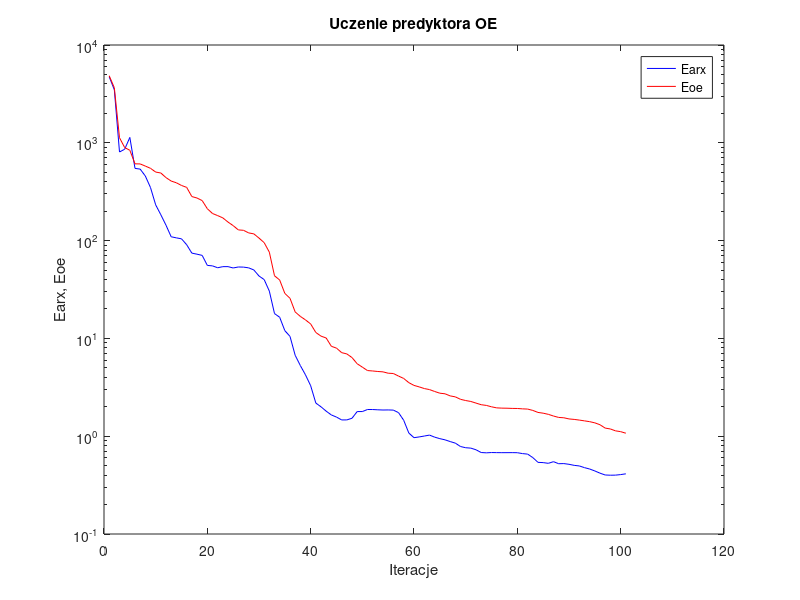
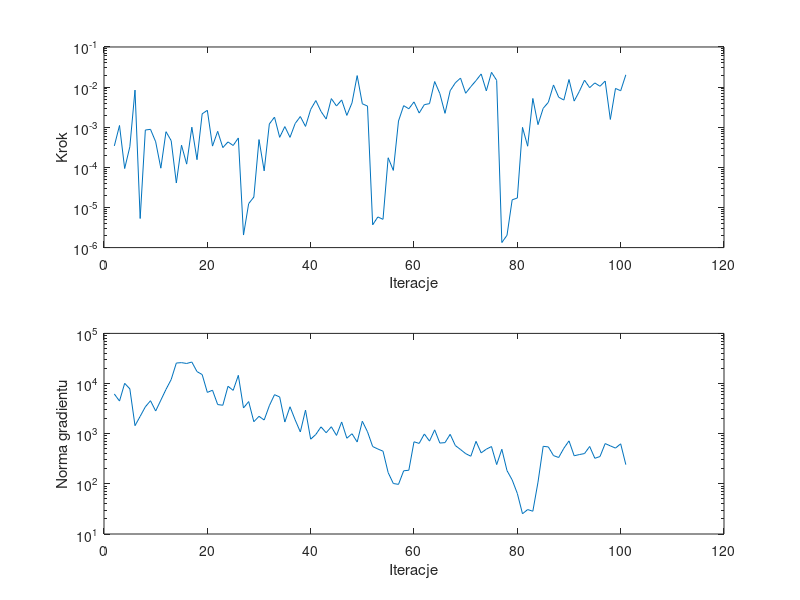

Write MATLAB code to recreate these figures, in order.
%uczenie predyktora oe
clear all;
n=0; farx(n+1)=4.744312e+003; foe(n+1)=4.854381e+003; wspucz(n+1)=0.000000e+000; ng(n+1)=0.000000e+000;
%odnowa zmiennej metryki
n=1; farx(n+1)=3.483778e+003; foe(n+1)=3.653098e+003; krok(n+1)=3.423805e-004; ng(n+1)=6.187213e+003;
n=2; farx(n+1)=8.053790e+002; foe(n+1)=1.126539e+003; krok(n+1)=1.104943e-003; ng(n+1)=4.474002e+003;
n=3; farx(n+1)=8.593523e+002; foe(n+1)=8.944430e+002; krok(n+1)=9.339144e-005; ng(n+1)=1.009768e+004;
n=4; farx(n+1)=1.135182e+003; foe(n+1)=8.387418e+002; krok(n+1)=3.254643e-004; ng(n+1)=7.845307e+003;
n=5; farx(n+1)=5.476479e+002; foe(n+1)=6.094629e+002; krok(n+1)=8.427741e-003; ng(n+1)=1.446539e+003;
n=6; farx(n+1)=5.382927e+002; foe(n+1)=6.081456e+002; krok(n+1)=5.306198e-006; ng(n+1)=2.219170e+003;
n=7; farx(n+1)=4.575240e+002; foe(n+1)=5.781503e+002; krok(n+1)=8.522221e-004; ng(n+1)=3.431785e+003;
n=8; farx(n+1)=3.485428e+002; foe(n+1)=5.483987e+002; krok(n+1)=8.861138e-004; ng(n+1)=4.547875e+003;
n=9; farx(n+1)=2.320798e+002; foe(n+1)=5.021868e+002; krok(n+1)=4.338408e-004; ng(n+1)=2.832295e+003;
n=10; farx(n+1)=1.837345e+002; foe(n+1)=4.911975e+002; krok(n+1)=9.531131e-005; ng(n+1)=4.661437e+003;
n=11; farx(n+1)=1.436411e+002; foe(n+1)=4.406214e+002; krok(n+1)=7.740461e-004; ng(n+1)=7.646135e+003;
n=12; farx(n+1)=1.094720e+002; foe(n+1)=4.064234e+002; krok(n+1)=4.630782e-004; ng(n+1)=1.201485e+004;
n=13; farx(n+1)=1.066715e+002; foe(n+1)=3.902490e+002; krok(n+1)=4.073849e-005; ng(n+1)=2.566061e+004;
n=14; farx(n+1)=1.043036e+002; foe(n+1)=3.662451e+002; krok(n+1)=3.569431e-004; ng(n+1)=2.610764e+004;
n=15; farx(n+1)=9.076556e+001; foe(n+1)=3.501816e+002; krok(n+1)=1.203557e-004; ng(n+1)=2.512545e+004;
n=16; farx(n+1)=7.448035e+001; foe(n+1)=2.820972e+002; krok(n+1)=1.002892e-003; ng(n+1)=2.684952e+004;
n=17; farx(n+1)=7.262650e+001; foe(n+1)=2.725593e+002; krok(n+1)=1.553088e-004; ng(n+1)=1.729951e+004;
n=18; farx(n+1)=7.062506e+001; foe(n+1)=2.564981e+002; krok(n+1)=2.156451e-003; ng(n+1)=1.510861e+004;
n=19; farx(n+1)=5.577168e+001; foe(n+1)=2.118229e+002; krok(n+1)=2.641497e-003; ng(n+1)=6.656080e+003;
n=20; farx(n+1)=5.514942e+001; foe(n+1)=1.892517e+002; krok(n+1)=3.383827e-004; ng(n+1)=7.362594e+003;
n=21; farx(n+1)=5.276898e+001; foe(n+1)=1.801213e+002; krok(n+1)=7.905261e-004; ng(n+1)=3.809830e+003;
n=22; farx(n+1)=5.415823e+001; foe(n+1)=1.707165e+002; krok(n+1)=3.105922e-004; ng(n+1)=3.690832e+003;
n=23; farx(n+1)=5.419268e+001; foe(n+1)=1.547145e+002; krok(n+1)=4.302795e-004; ng(n+1)=8.818996e+003;
n=24; farx(n+1)=5.249962e+001; foe(n+1)=1.422990e+002; krok(n+1)=3.505202e-004; ng(n+1)=7.314031e+003;
n=25; farx(n+1)=5.373749e+001; foe(n+1)=1.286380e+002; krok(n+1)=5.405350e-004; ng(n+1)=1.457663e+004;
%odnowa zmiennej metryki
n=26; farx(n+1)=5.356386e+001; foe(n+1)=1.274421e+002; krok(n+1)=2.056671e-006; ng(n+1)=3.256512e+003;
n=27; farx(n+1)=5.265434e+001; foe(n+1)=1.198619e+002; krok(n+1)=1.248150e-005; ng(n+1)=4.374273e+003;
n=28; farx(n+1)=5.010172e+001; foe(n+1)=1.172076e+002; krok(n+1)=1.814366e-005; ng(n+1)=1.734169e+003;
n=29; farx(n+1)=4.345184e+001; foe(n+1)=1.060973e+002; krok(n+1)=4.927090e-004; ng(n+1)=2.220271e+003;
n=30; farx(n+1)=3.996329e+001; foe(n+1)=9.528658e+001; krok(n+1)=8.176967e-005; ng(n+1)=1.874508e+003;
n=31; farx(n+1)=3.044272e+001; foe(n+1)=7.618533e+001; krok(n+1)=1.202286e-003; ng(n+1)=3.613371e+003;
n=32; farx(n+1)=1.794583e+001; foe(n+1)=4.369410e+001; krok(n+1)=1.786211e-003; ng(n+1)=5.998573e+003;
n=33; farx(n+1)=1.645097e+001; foe(n+1)=3.953999e+001; krok(n+1)=5.598060e-004; ng(n+1)=5.403008e+003;
n=34; farx(n+1)=1.200140e+001; foe(n+1)=2.884630e+001; krok(n+1)=1.037622e-003; ng(n+1)=1.707668e+003;
n=35; farx(n+1)=1.048720e+001; foe(n+1)=2.571278e+001; krok(n+1)=5.591620e-004; ng(n+1)=3.444519e+003;
n=36; farx(n+1)=6.721998e+000; foe(n+1)=1.864695e+001; krok(n+1)=1.239336e-003; ng(n+1)=1.884634e+003;
n=37; farx(n+1)=5.276189e+000; foe(n+1)=1.678573e+001; krok(n+1)=1.846469e-003; ng(n+1)=1.083004e+003;
n=38; farx(n+1)=4.234818e+000; foe(n+1)=1.545874e+001; krok(n+1)=1.047905e-003; ng(n+1)=2.959116e+003;
n=39; farx(n+1)=3.279871e+000; foe(n+1)=1.404893e+001; krok(n+1)=2.774090e-003; ng(n+1)=7.777861e+002;
n=40; farx(n+1)=2.181146e+000; foe(n+1)=1.149114e+001; krok(n+1)=4.620452e-003; ng(n+1)=9.653405e+002;
n=41; farx(n+1)=1.998320e+000; foe(n+1)=1.055256e+001; krok(n+1)=2.474886e-003; ng(n+1)=1.368309e+003;
n=42; farx(n+1)=1.803340e+000; foe(n+1)=1.009811e+001; krok(n+1)=1.597633e-003; ng(n+1)=1.044965e+003;
n=43; farx(n+1)=1.649720e+000; foe(n+1)=8.308069e+000; krok(n+1)=5.172508e-003; ng(n+1)=1.375486e+003;
n=44; farx(n+1)=1.568375e+000; foe(n+1)=7.953317e+000; krok(n+1)=3.382411e-003; ng(n+1)=9.244905e+002;
n=45; farx(n+1)=1.466796e+000; foe(n+1)=7.150028e+000; krok(n+1)=4.790962e-003; ng(n+1)=1.714162e+003;
n=46; farx(n+1)=1.467395e+000; foe(n+1)=6.939913e+000; krok(n+1)=1.970836e-003; ng(n+1)=8.118132e+002;
n=47; farx(n+1)=1.525757e+000; foe(n+1)=6.368933e+000; krok(n+1)=4.046033e-003; ng(n+1)=9.984100e+002;
n=48; farx(n+1)=1.786071e+000; foe(n+1)=5.506075e+000; krok(n+1)=1.936662e-002; ng(n+1)=6.822677e+002;
n=49; farx(n+1)=1.786454e+000; foe(n+1)=5.083817e+000; krok(n+1)=3.840117e-003; ng(n+1)=1.773285e+003;
n=50; farx(n+1)=1.875316e+000; foe(n+1)=4.689486e+000; krok(n+1)=3.367365e-003; ng(n+1)=1.092202e+003;
%odnowa zmiennej metryki
n=51; farx(n+1)=1.873809e+000; foe(n+1)=4.645029e+000; krok(n+1)=3.690681e-006; ng(n+1)=5.547953e+002;
n=52; farx(n+1)=1.861638e+000; foe(n+1)=4.588182e+000; krok(n+1)=5.807097e-006; ng(n+1)=4.953407e+002;
n=53; farx(n+1)=1.852657e+000; foe(n+1)=4.549170e+000; krok(n+1)=5.062902e-006; ng(n+1)=4.482647e+002;
n=54; farx(n+1)=1.856070e+000; foe(n+1)=4.406213e+000; krok(n+1)=1.733806e-004; ng(n+1)=1.672448e+002;
n=55; farx(n+1)=1.848171e+000; foe(n+1)=4.376968e+000; krok(n+1)=8.388029e-005; ng(n+1)=1.015119e+002;
n=56; farx(n+1)=1.742963e+000; foe(n+1)=4.120503e+000; krok(n+1)=1.427772e-003; ng(n+1)=9.769678e+001;
n=57; farx(n+1)=1.457176e+000; foe(n+1)=3.896770e+000; krok(n+1)=3.446556e-003; ng(n+1)=1.820288e+002;
n=58; farx(n+1)=1.076699e+000; foe(n+1)=3.527225e+000; krok(n+1)=2.883948e-003; ng(n+1)=1.869817e+002;
n=59; farx(n+1)=9.658239e-001; foe(n+1)=3.306658e+000; krok(n+1)=4.279083e-003; ng(n+1)=6.897158e+002;
n=60; farx(n+1)=9.831148e-001; foe(n+1)=3.193742e+000; krok(n+1)=2.257553e-003; ng(n+1)=6.403552e+002;
n=61; farx(n+1)=1.003926e+000; foe(n+1)=3.069969e+000; krok(n+1)=3.657312e-003; ng(n+1)=9.876755e+002;
n=62; farx(n+1)=1.026517e+000; foe(n+1)=2.996886e+000; krok(n+1)=3.870712e-003; ng(n+1)=7.113922e+002;
n=63; farx(n+1)=9.777533e-001; foe(n+1)=2.865802e+000; krok(n+1)=1.376948e-002; ng(n+1)=1.193597e+003;
n=64; farx(n+1)=9.442274e-001; foe(n+1)=2.752456e+000; krok(n+1)=6.907945e-003; ng(n+1)=6.507267e+002;
n=65; farx(n+1)=9.179887e-001; foe(n+1)=2.714564e+000; krok(n+1)=2.220021e-003; ng(n+1)=6.636698e+002;
n=66; farx(n+1)=8.815645e-001; foe(n+1)=2.583521e+000; krok(n+1)=8.128862e-003; ng(n+1)=9.715894e+002;
n=67; farx(n+1)=8.494259e-001; foe(n+1)=2.524716e+000; krok(n+1)=1.278285e-002; ng(n+1)=5.803622e+002;
n=68; farx(n+1)=7.843448e-001; foe(n+1)=2.383087e+000; krok(n+1)=1.680437e-002; ng(n+1)=4.841268e+002;
n=69; farx(n+1)=7.623713e-001; foe(n+1)=2.315826e+000; krok(n+1)=7.032104e-003; ng(n+1)=4.004146e+002;
n=70; farx(n+1)=7.553533e-001; foe(n+1)=2.265539e+000; krok(n+1)=1.027490e-002; ng(n+1)=3.554845e+002;
n=71; farx(n+1)=7.263976e-001; foe(n+1)=2.180573e+000; krok(n+1)=1.450364e-002; ng(n+1)=7.040282e+002;
n=72; farx(n+1)=6.810302e-001; foe(n+1)=2.099119e+000; krok(n+1)=2.128042e-002; ng(n+1)=4.148137e+002;
n=73; farx(n+1)=6.762305e-001; foe(n+1)=2.064488e+000; krok(n+1)=8.053672e-003; ng(n+1)=4.916504e+002;
n=74; farx(n+1)=6.807026e-001; foe(n+1)=1.998531e+000; krok(n+1)=2.334578e-002; ng(n+1)=5.543825e+002;
n=75; farx(n+1)=6.792983e-001; foe(n+1)=1.948684e+000; krok(n+1)=1.473291e-002; ng(n+1)=2.423702e+002;
%odnowa zmiennej metryki
n=76; farx(n+1)=6.786118e-001; foe(n+1)=1.936459e+000; krok(n+1)=1.336511e-006; ng(n+1)=4.894372e+002;
n=77; farx(n+1)=6.787785e-001; foe(n+1)=1.932773e+000; krok(n+1)=2.026605e-006; ng(n+1)=1.836798e+002;
n=78; farx(n+1)=6.792001e-001; foe(n+1)=1.924034e+000; krok(n+1)=1.552186e-005; ng(n+1)=1.197960e+002;
n=79; farx(n+1)=6.780928e-001; foe(n+1)=1.920918e+000; krok(n+1)=1.720017e-005; ng(n+1)=6.425746e+001;
n=80; farx(n+1)=6.639792e-001; foe(n+1)=1.904041e+000; krok(n+1)=9.915259e-004; ng(n+1)=2.532414e+001;
n=81; farx(n+1)=6.559957e-001; foe(n+1)=1.893931e+000; krok(n+1)=3.363588e-004; ng(n+1)=3.071439e+001;
n=82; farx(n+1)=6.040348e-001; foe(n+1)=1.834522e+000; krok(n+1)=5.214412e-003; ng(n+1)=2.846362e+001;
n=83; farx(n+1)=5.401882e-001; foe(n+1)=1.750097e+000; krok(n+1)=1.161194e-003; ng(n+1)=1.082145e+002;
n=84; farx(n+1)=5.370373e-001; foe(n+1)=1.719419e+000; krok(n+1)=2.957629e-003; ng(n+1)=5.606358e+002;
n=85; farx(n+1)=5.281334e-001; foe(n+1)=1.673209e+000; krok(n+1)=4.175393e-003; ng(n+1)=5.449490e+002;
n=86; farx(n+1)=5.489799e-001; foe(n+1)=1.607839e+000; krok(n+1)=1.131031e-002; ng(n+1)=3.658792e+002;
n=87; farx(n+1)=5.232766e-001; foe(n+1)=1.555644e+000; krok(n+1)=5.608324e-003; ng(n+1)=3.352267e+002;
n=88; farx(n+1)=5.247697e-001; foe(n+1)=1.543262e+000; krok(n+1)=4.751121e-003; ng(n+1)=5.118010e+002;
n=89; farx(n+1)=5.160396e-001; foe(n+1)=1.501829e+000; krok(n+1)=1.547432e-002; ng(n+1)=7.190616e+002;
n=90; farx(n+1)=5.034592e-001; foe(n+1)=1.485114e+000; krok(n+1)=4.483426e-003; ng(n+1)=3.629294e+002;
n=91; farx(n+1)=4.963977e-001; foe(n+1)=1.461475e+000; krok(n+1)=7.809264e-003; ng(n+1)=3.836229e+002;
n=92; farx(n+1)=4.769389e-001; foe(n+1)=1.434856e+000; krok(n+1)=1.488559e-002; ng(n+1)=4.014691e+002;
n=93; farx(n+1)=4.618513e-001; foe(n+1)=1.408364e+000; krok(n+1)=9.683632e-003; ng(n+1)=5.563402e+002;
n=94; farx(n+1)=4.411846e-001; foe(n+1)=1.369381e+000; krok(n+1)=1.270603e-002; ng(n+1)=3.233008e+002;
n=95; farx(n+1)=4.188716e-001; foe(n+1)=1.309682e+000; krok(n+1)=1.048329e-002; ng(n+1)=3.506025e+002;
n=96; farx(n+1)=4.012517e-001; foe(n+1)=1.210360e+000; krok(n+1)=1.417782e-002; ng(n+1)=6.354922e+002;
n=97; farx(n+1)=3.991751e-001; foe(n+1)=1.186110e+000; krok(n+1)=1.564230e-003; ng(n+1)=5.717629e+002;
n=98; farx(n+1)=3.999155e-001; foe(n+1)=1.134467e+000; krok(n+1)=9.267996e-003; ng(n+1)=5.164218e+002;
n=99; farx(n+1)=4.050616e-001; foe(n+1)=1.113095e+000; krok(n+1)=8.111094e-003; ng(n+1)=6.286503e+002;
n=100; farx(n+1)=4.125575e-001; foe(n+1)=1.072661e+000; krok(n+1)=2.025137e-002; ng(n+1)=2.415784e+002;

figure; semilogy(farx,'b'); hold on; semilogy(foe,'r'); xlabel('Iteracje'); ylabel('Earx, Eoe'); legend('Earx','Eoe'); title('Uczenie predyktora OE');
figure; subplot(2,1,1); semilogy(krok); xlabel('Iteracje'); ylabel('Krok');
subplot(2,1,2); semilogy(ng); xlabel('Iteracje'); ylabel('Norma gradientu');
Earx=farx(n+1)
Eoe=foe(n+1)
